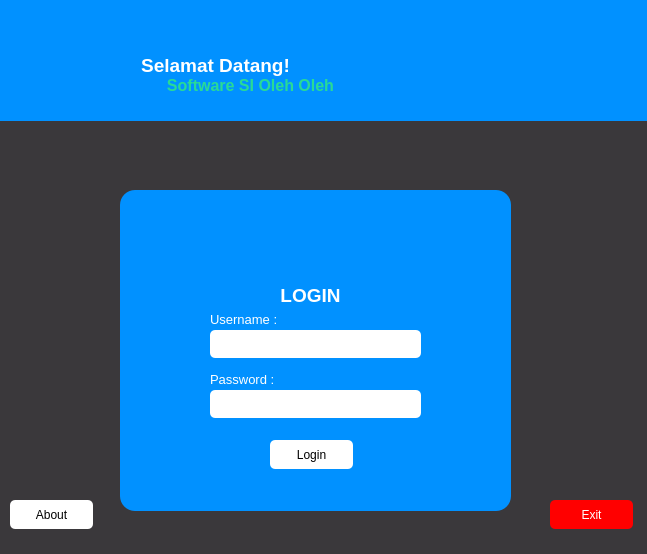
<?xml version="1.0" encoding="UTF-8"?>
<ui version="4.0">
 <class>MainWindow</class>
 <widget class="QMainWindow" name="MainWindow">
  <property name="geometry">
   <rect>
    <x>0</x>
    <y>0</y>
    <width>647</width>
    <height>554</height>
   </rect>
  </property>
  <property name="windowTitle">
   <string>MainWindow</string>
  </property>
  <widget class="QWidget" name="centralwidget">
   <widget class="QLabel" name="label">
    <property name="geometry">
     <rect>
      <x>0</x>
      <y>0</y>
      <width>651</width>
      <height>121</height>
     </rect>
    </property>
    <property name="styleSheet">
     <string notr="true">background-color: rgb(1, 145, 255);</string>
    </property>
    <property name="text">
     <string/>
    </property>
   </widget>
   <widget class="QLabel" name="label_3">
    <property name="geometry">
     <rect>
      <x>120</x>
      <y>50</y>
      <width>191</width>
      <height>31</height>
     </rect>
    </property>
    <property name="text">
     <string>&lt;html&gt;&lt;head/&gt;&lt;body&gt;&lt;p align=&quot;center&quot;&gt;&lt;span style=&quot; font-size:14pt; font-weight:700; color:#ffffff;&quot;&gt;Selamat Datang!&lt;/span&gt;&lt;/p&gt;&lt;/body&gt;&lt;/html&gt;</string>
    </property>
   </widget>
   <widget class="QLabel" name="label_4">
    <property name="geometry">
     <rect>
      <x>130</x>
      <y>70</y>
      <width>241</width>
      <height>31</height>
     </rect>
    </property>
    <property name="text">
     <string>&lt;html&gt;&lt;head/&gt;&lt;body&gt;&lt;p align=&quot;center&quot;&gt;&lt;span style=&quot; font-size:12pt; font-weight:700; color:#29da96;&quot;&gt;Software SI Oleh Oleh&lt;/span&gt;&lt;/p&gt;&lt;/body&gt;&lt;/html&gt;</string>
    </property>
   </widget>
   <widget class="QLabel" name="label_5">
    <property name="geometry">
     <rect>
      <x>120</x>
      <y>190</y>
      <width>391</width>
      <height>321</height>
     </rect>
    </property>
    <property name="styleSheet">
     <string notr="true">background-color: rgb(1, 145, 255); border-radius: 15px;</string>
    </property>
    <property name="text">
     <string/>
    </property>
   </widget>
   <widget class="QLabel" name="label_6">
    <property name="geometry">
     <rect>
      <x>270</x>
      <y>200</y>
      <width>81</width>
      <height>81</height>
     </rect>
    </property>
    <property name="styleSheet">
     <string notr="true"/>
    </property>
    <property name="text">
     <string/>
    </property>
    <property name="pixmap">
     <pixmap>logo_login.png</pixmap>
    </property>
    <property name="scaledContents">
     <bool>true</bool>
    </property>
   </widget>
   <widget class="QLabel" name="label_2">
    <property name="geometry">
     <rect>
      <x>-20</x>
      <y>0</y>
      <width>171</width>
      <height>171</height>
     </rect>
    </property>
    <property name="text">
     <string/>
    </property>
    <property name="pixmap">
     <pixmap>image/logo.png</pixmap>
    </property>
    <property name="scaledContents">
     <bool>true</bool>
    </property>
   </widget>
   <widget class="QLabel" name="label_7">
    <property name="geometry">
     <rect>
      <x>260</x>
      <y>280</y>
      <width>101</width>
      <height>31</height>
     </rect>
    </property>
    <property name="text">
     <string>&lt;html&gt;&lt;head/&gt;&lt;body&gt;&lt;p align=&quot;center&quot;&gt;&lt;span style=&quot; font-size:14pt; font-weight:700; color:#ffffff;&quot;&gt;LOGIN&lt;/span&gt;&lt;/p&gt;&lt;/body&gt;&lt;/html&gt;</string>
    </property>
   </widget>
   <widget class="QLineEdit" name="username">
    <property name="geometry">
     <rect>
      <x>210</x>
      <y>330</y>
      <width>211</width>
      <height>28</height>
     </rect>
    </property>
    <property name="styleSheet">
     <string notr="true">background-color:white;  border-radius:5px;  color:black;
</string>
    </property>
   </widget>
   <widget class="QLineEdit" name="password">
    <property name="geometry">
     <rect>
      <x>210</x>
      <y>390</y>
      <width>211</width>
      <height>28</height>
     </rect>
    </property>
    <property name="styleSheet">
     <string notr="true">background-color:white;  border-radius:5px;  color:black;
</string>
    </property>
   </widget>
   <widget class="QPushButton" name="pushButton">
    <property name="geometry">
     <rect>
      <x>270</x>
      <y>440</y>
      <width>83</width>
      <height>29</height>
     </rect>
    </property>
    <property name="styleSheet">
     <string notr="true">background-color:white;  border-radius:5px;  color:black;
</string>
    </property>
    <property name="text">
     <string>Login</string>
    </property>
   </widget>
   <widget class="QLabel" name="label_8">
    <property name="geometry">
     <rect>
      <x>210</x>
      <y>310</y>
      <width>91</width>
      <height>20</height>
     </rect>
    </property>
    <property name="text">
     <string>&lt;html&gt;&lt;head/&gt;&lt;body&gt;&lt;p&gt;&lt;span style=&quot; font-size:10pt; color:#ffffff;&quot;&gt;Username :&lt;/span&gt;&lt;/p&gt;&lt;/body&gt;&lt;/html&gt;</string>
    </property>
   </widget>
   <widget class="QLabel" name="label_9">
    <property name="geometry">
     <rect>
      <x>210</x>
      <y>370</y>
      <width>91</width>
      <height>20</height>
     </rect>
    </property>
    <property name="text">
     <string>&lt;html&gt;&lt;head/&gt;&lt;body&gt;&lt;p&gt;&lt;span style=&quot; font-size:10pt; color:#ffffff;&quot;&gt;Password :&lt;/span&gt;&lt;/p&gt;&lt;/body&gt;&lt;/html&gt;</string>
    </property>
   </widget>
   <widget class="QPushButton" name="about">
    <property name="geometry">
     <rect>
      <x>10</x>
      <y>500</y>
      <width>83</width>
      <height>29</height>
     </rect>
    </property>
    <property name="styleSheet">
     <string notr="true">background-color:white;  border-radius:5px;  color:black;
</string>
    </property>
    <property name="text">
     <string>About</string>
    </property>
   </widget>
   <widget class="QLabel" name="label_12">
    <property name="geometry">
     <rect>
      <x>-10</x>
      <y>120</y>
      <width>1021</width>
      <height>481</height>
     </rect>
    </property>
    <property name="styleSheet">
     <string notr="true">background-color: rgb(58, 56, 59);
</string>
    </property>
    <property name="text">
     <string/>
    </property>
   </widget>
   <widget class="QPushButton" name="Exit">
    <property name="geometry">
     <rect>
      <x>550</x>
      <y>500</y>
      <width>83</width>
      <height>29</height>
     </rect>
    </property>
    <property name="styleSheet">
     <string notr="true">background-color:red; color: white;  border-radius:5px;  
</string>
    </property>
    <property name="text">
     <string>Exit</string>
    </property>
   </widget>
   <zorder>label_12</zorder>
   <zorder>label</zorder>
   <zorder>label_3</zorder>
   <zorder>label_4</zorder>
   <zorder>label_5</zorder>
   <zorder>label_6</zorder>
   <zorder>label_2</zorder>
   <zorder>label_7</zorder>
   <zorder>username</zorder>
   <zorder>password</zorder>
   <zorder>pushButton</zorder>
   <zorder>label_8</zorder>
   <zorder>label_9</zorder>
   <zorder>about</zorder>
   <zorder>Exit</zorder>
  </widget>
 </widget>
 <resources/>
 <connections/>
</ui>
